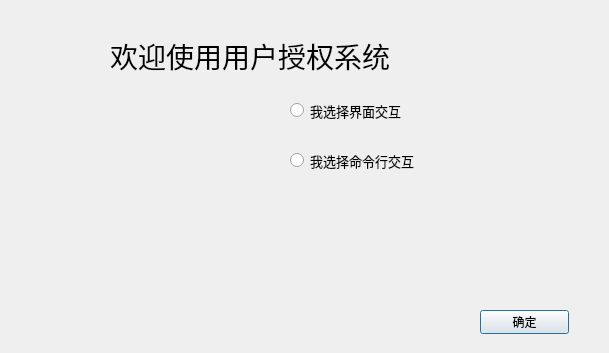
<?xml version="1.0" encoding="UTF-8"?>
<ui version="4.0">
 <class>Dialog</class>
 <widget class="QDialog" name="Dialog">
  <property name="geometry">
   <rect>
    <x>0</x>
    <y>0</y>
    <width>609</width>
    <height>353</height>
   </rect>
  </property>
  <property name="windowTitle">
   <string>Dialog</string>
  </property>
  <property name="windowIcon">
   <iconset resource="res.qrc">
    <normaloff>:/title.png</normaloff>:/title.png</iconset>
  </property>
  <widget class="QLabel" name="label">
   <property name="geometry">
    <rect>
     <x>40</x>
     <y>100</y>
     <width>201</width>
     <height>181</height>
    </rect>
   </property>
   <property name="text">
    <string/>
   </property>
  </widget>
  <widget class="QLabel" name="label_2">
   <property name="geometry">
    <rect>
     <x>110</x>
     <y>30</y>
     <width>371</width>
     <height>51</height>
    </rect>
   </property>
   <property name="sizeIncrement">
    <size>
     <width>0</width>
     <height>0</height>
    </size>
   </property>
   <property name="baseSize">
    <size>
     <width>3</width>
     <height>0</height>
    </size>
   </property>
   <property name="font">
    <font>
     <family>AcadEref</family>
     <pointsize>21</pointsize>
    </font>
   </property>
   <property name="cursor">
    <cursorShape>BlankCursor</cursorShape>
   </property>
   <property name="lineWidth">
    <number>5</number>
   </property>
   <property name="midLineWidth">
    <number>1</number>
   </property>
   <property name="text">
    <string>欢迎使用用户授权系统</string>
   </property>
  </widget>
  <widget class="QRadioButton" name="radioButton">
   <property name="geometry">
    <rect>
     <x>290</x>
     <y>100</y>
     <width>171</width>
     <height>21</height>
    </rect>
   </property>
   <property name="font">
    <font>
     <family>AcadEref</family>
     <pointsize>10</pointsize>
    </font>
   </property>
   <property name="text">
    <string>我选择界面交互</string>
   </property>
  </widget>
  <widget class="QRadioButton" name="radioButton_2">
   <property name="geometry">
    <rect>
     <x>290</x>
     <y>150</y>
     <width>181</width>
     <height>21</height>
    </rect>
   </property>
   <property name="font">
    <font>
     <family>AcadEref</family>
     <pointsize>10</pointsize>
    </font>
   </property>
   <property name="text">
    <string>我选择命令行交互</string>
   </property>
  </widget>
  <widget class="QLabel" name="label_3">
   <property name="geometry">
    <rect>
     <x>270</x>
     <y>180</y>
     <width>211</width>
     <height>151</height>
    </rect>
   </property>
   <property name="text">
    <string/>
   </property>
  </widget>
  <widget class="QPushButton" name="pushButton">
   <property name="geometry">
    <rect>
     <x>480</x>
     <y>310</y>
     <width>89</width>
     <height>24</height>
    </rect>
   </property>
   <property name="text">
    <string>确定</string>
   </property>
  </widget>
 </widget>
 <resources>
  <include location="res.qrc"/>
 </resources>
 <connections/>
</ui>
